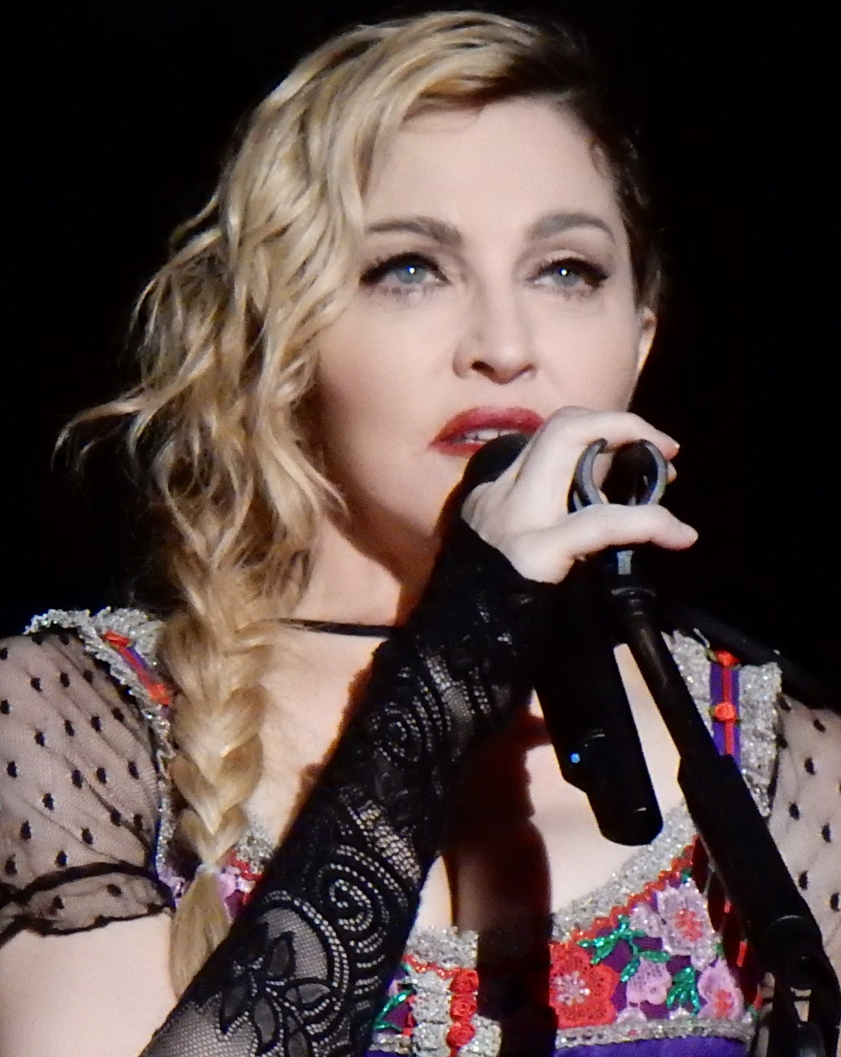
#> input picture week1/madonna.jpg, 1682 x 2114 px (shown at 1/2 size)
$ jupyter execute Image_Processing_and_OpenCV.ipynb   (shell and % lines are left out)   (older library calls are emulated)
#> lines starting #> are read from the running program, lines starting #| are printed output that depends on the picture
[cell 1]
import urllib
import numpy as np
import cv2
import matplotlib
from matplotlib import pyplot as plt

Let's download an image and save to a local file.

[cell 2]
photo_url = 'https://upload.wikimedia.org/wikipedia/commons/d/d1/Madonna_Rebel_Heart_Tour_2015_-_Stockholm_%2823051472299%29_%28cropped_2%29.jpg'
urllib.request.urlretrieve(photo_url, 'madonna.jpg')
#> (this line was passed over: the network is not available in this run)

OpenCV provides basic image io function like `imread` and `imwrite`. `cv2.imread` reads an image and return the image as numpy array.

[cell 3]
img = cv2.imread('madonna.jpg')
#> img is the input picture: shape (2114, 1682, 3); mean B, G, R 68.5, 71.3, 87.7

[cell 4]
img.shape
#> Out = (2114, 1682, 3)

You often need to be careful about image dimension. When image is represented as a numpy array, height (y axis) is the first dimension and width (x axis) is the second dimension. OpenCV argument is often in the (x,y) format. Let's see `cv2.resize` as an example.

[cell 5]
# usage destination = cv2.resize(source_image, (destination_x_dimension, destination_y_dimension))
img = cv2.resize(img, (img.shape[1]//4, img.shape[0]//4))
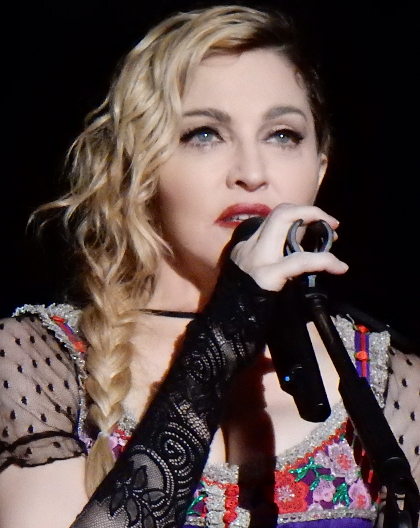
#> img: shape (528, 420, 3); mean B, G, R 68.3, 71.2, 87.6

[cell 6]
img.shape
#> Out = (528, 420, 3)

[cell 7]
plt.imshow(img)

What's wrong here? OpenCV reads in image in BGR format. Namely, the first channel represents blue, the second green and the third red. We can use opencv function `cv2.cvtColor` to change color format.

[cell 8]
img1 = cv2.cvtColor(img, cv2.COLOR_BGR2RGB)

[cell 9]
plt.imshow(img1)

Since the image object returned by OpenCV is actually a 3-d numpy array. We can also convert color format this way:

[cell 10]
img2 = img[:,:,[2,1,0]]
# or img2 = img[:,:,::-1]

[cell 11]
plt.imshow(img2)

You will notice that the origin of the image coordinate is actually at left upper corner. This is a convention in image proecssing. If we try to get a slice of the image, we'll see more clearly.

[cell 12]
plt.imshow(img2[:200,:200, :])
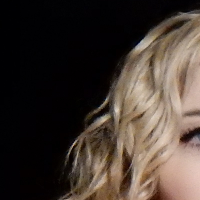
#> shown: shape (200, 200, 3); mean R, G, B 67.1, 56.2, 48.9

[cell 13]
plt.imshow(img2[:,:,0], cmap='gray')
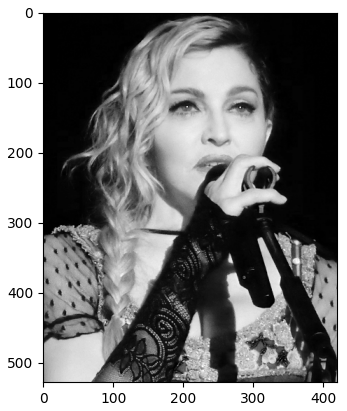
#> figure drawn by matplotlib, 1 panel

[cell 14]
hsv = cv2.cvtColor(img, cv2.COLOR_BGR2HSV)
#> hsv: shape (528, 420, 3); mean H, S, V 70.4, 124, 89
plt.imshow(hsv[:,:,1], cmap='gray')
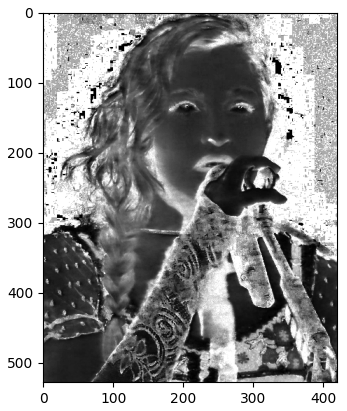
#> figure drawn by matplotlib, 1 panel

[cell 15]
lab = cv2.cvtColor(img, cv2.COLOR_BGR2LAB)
#> lab: shape (528, 420, 3); mean of channels 0, 1, 2 78.3, 134.1, 132.1
plt.imshow(lab[:,:,1], cmap='gray')
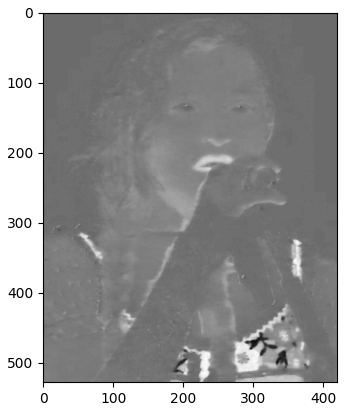
#> figure drawn by matplotlib, 1 panel

[cell 16]
plt.imshow(cv2.GaussianBlur(img1, (15,15), 5))
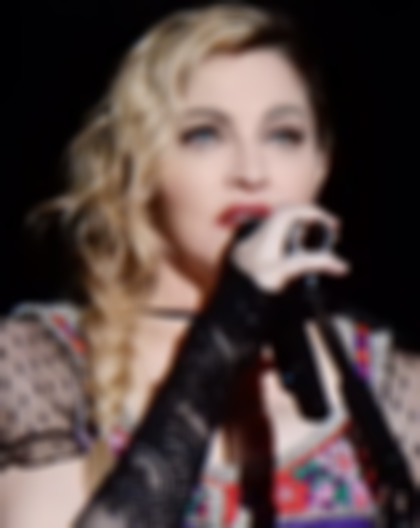
#> shown: shape (528, 420, 3); mean R, G, B 87.6, 71.2, 68.3

[cell 17]
gk = cv2.getGaborKernel(ksize=(15,15), sigma=5, theta=3, lambd=5, gamma=0.5)
plt.imshow(cv2.filter2D(img1, cv2.CV_8UC3, gk))
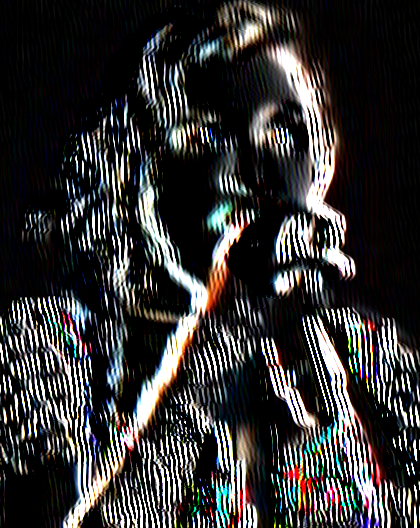
#> shown: shape (528, 420, 3); mean R, G, B 52, 51, 50.8

[cell 18]
plt.imshow(cv2.Canny(img1,100,200), cmap='gray')
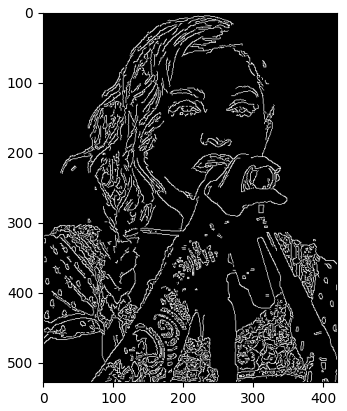
#> figure drawn by matplotlib, 1 panel
